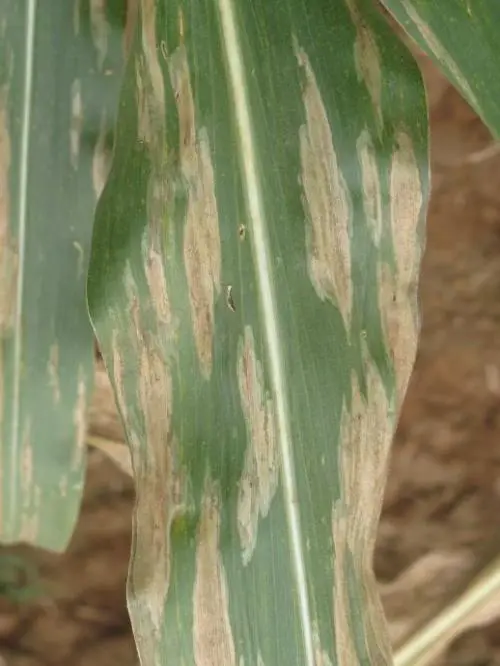
#> input picture Art-Pi_test_data/test_imgs/bigspot1.jpg, 500 x 666 px
$ python save_img.py
#> lines starting #> are read from the running program, lines starting #| are printed output that depends on the picture
'''
@ Summary: 函数img_preprocess对图片进行缩放尺寸为(224, 224)，转为int8类型,
           最后写入到文件当中，用于Art-Pi中的cifar10实验

@ file:    save_img.py
@ version: 1.0.0

@ Author: luxian@rt-thread.com
@ Date:   2021/07/06
'''

import matplotlib.pyplot as plt
import numpy as np
import cv2
import os

def img_preprocess(img_path, dataset_h, img_size):
#> called with img_path = './test_imgs/bigspot1.jpg', dataset_h = './model_input.txt', img_size = (112, 112)
    img = cv2.imread(img_path)
#> img is the input picture: shape (666, 500, 3); mean B, G, R 96.5, 132.8, 131.8
    img = cv2.resize(img, img_size)
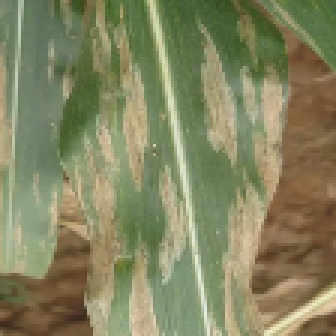
#> img: shape (112, 112, 3) (shown 3 times larger); mean B, G, R 96.4, 132.7, 131.7
    img = cv2.cvtColor(img, cv2.COLOR_BGR2RGB)
    img = img.astype(np.uint8)
    img = np.expand_dims(img, axis=0)
    print(np.shape(img))
#| (1, 112, 112, 3)
    label = os.path.splitext(os.path.basename(img_path))[0] # 图片的标签

    img_context = img.flatten()
    img_context = [str(i) for i in img_context]
#> img_context = 37632 items

    with open(dataset_h, "w+") as f:
        if img_size[1] == 112:
            print("#define %s "%label + "{" + ", ".join(img_context) + "};", file=f)
        else:
            print("const static uint8_t %s[] __attribute__((aligned(128)))"%label.upper()
                  + " = {" + ", ".join(img_context) + "};", file=f)

    return img, label

def main():
    img_path = r'./test_imgs/bigspot1.jpg'

    model_input_txt = r'./model_input.txt'
    lcd_show_txt = r'./lcd_show.txt'

    img_input_size = (112, 112)  # 为模型输入图片尺寸
    img_lcd_size = (320, 240)  # lcd 显示图片的尺寸

    img_input, _ = img_preprocess(img_path, model_input_txt, img_input_size)
    img_lcd, label = img_preprocess(img_path, lcd_show_txt, img_lcd_size)
#> call 2 of img_preprocess, with img_path = './test_imgs/bigspot1.jpg', dataset_h = './lcd_show.txt', img_size = (320, 240)
#> in img_preprocess (call 2), `img = cv2.resize(img, img_size)`:
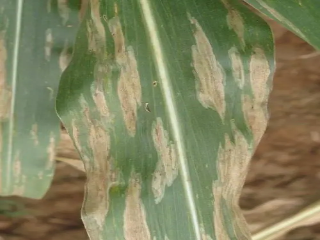
#> img: shape (240, 320, 3); mean B, G, R 96.4, 132.7, 131.7
#| (1, 240, 320, 3)
#> in img_preprocess (call 2), `img_context = [str(i) for i in img_context]`: img_context = 230400 items
#> label = 'bigspot1'

    # 显示图片
    img_lcd = img_lcd.squeeze(axis=0)
    plt.figure("lcd image show")
    plt.imshow(img_lcd)
    plt.title(label)
    plt.show()

if __name__ == '__main__':
    main()

$ run again, with Art-Pi_test_data/test_imgs/health1.jpg copied over Art-Pi_test_data/test_imgs/bigspot1.jpg
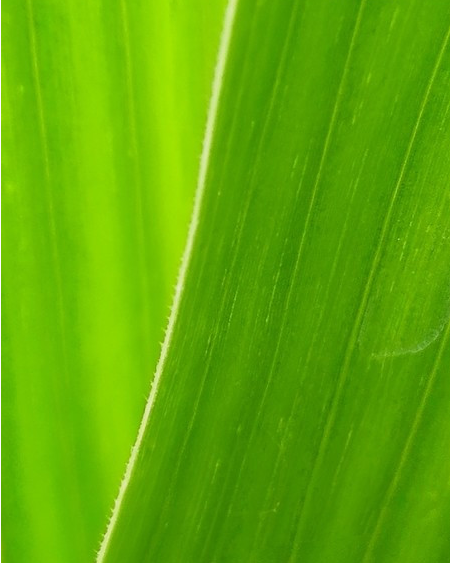
#> input picture Art-Pi_test_data/test_imgs/health1.jpg, 450 x 563 px
#> in img_preprocess, img is the input picture: shape (563, 450, 3); mean B, G, R 4.5, 170.7, 95.7
#> in img_preprocess, `img = cv2.resize(img, img_size)`:
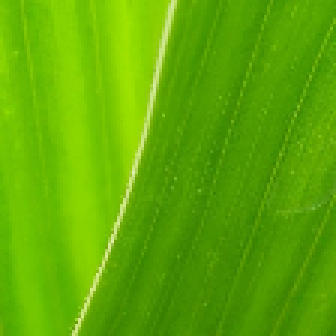
#> img: shape (112, 112, 3) (shown 3 times larger); mean B, G, R 3.9, 170.4, 95.2
#| (1, 112, 112, 3)
#> img_context = 37632 items
#> in img_preprocess (call 2), `img = cv2.resize(img, img_size)`:
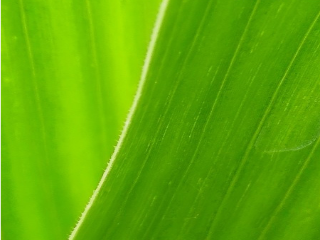
#> img: shape (240, 320, 3); mean B, G, R 4.5, 170.6, 95.6
#| (1, 240, 320, 3)
#> img_context = 230400 items
#> label = 'bigspot1'

$ run again, with Art-Pi_test_data/test_imgs/health2.jpg copied over Art-Pi_test_data/test_imgs/bigspot1.jpg
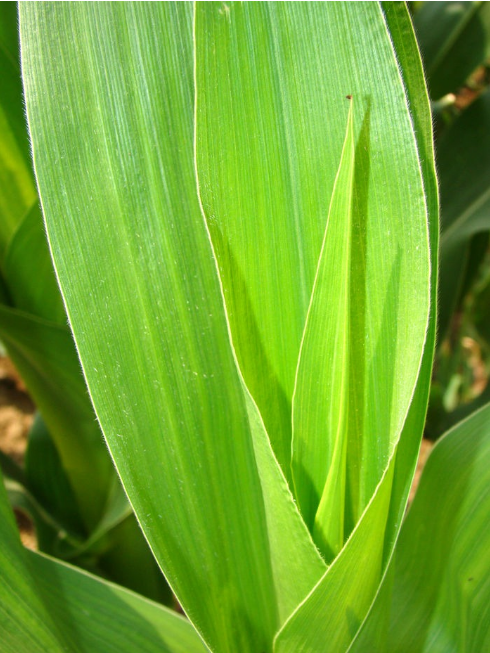
#> input picture Art-Pi_test_data/test_imgs/health2.jpg, 490 x 653 px
#> in img_preprocess, img is the input picture: shape (653, 490, 3); mean B, G, R 44.1, 167.8, 110.8
#> in img_preprocess, `img = cv2.resize(img, img_size)`:
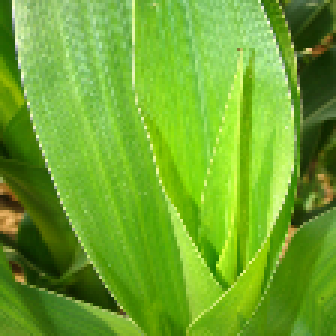
#> img: shape (112, 112, 3) (shown 3 times larger); mean B, G, R 43.8, 167.6, 110.5
#| (1, 112, 112, 3)
#> img_context = 37632 items
#> in img_preprocess (call 2), `img = cv2.resize(img, img_size)`:
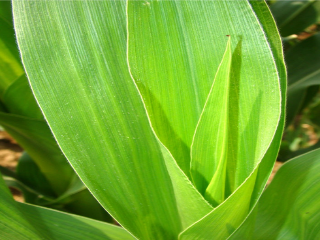
#> img: shape (240, 320, 3); mean B, G, R 43.9, 167.6, 110.6
#| (1, 240, 320, 3)
#> img_context = 230400 items
#> label = 'bigspot1'

$ run again, with Art-Pi_test_data/test_imgs/smallspot0.jpg copied over Art-Pi_test_data/test_imgs/bigspot1.jpg
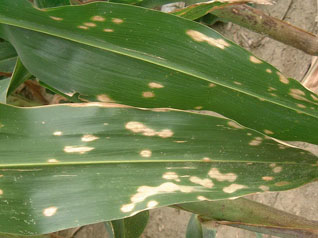
#> input picture Art-Pi_test_data/test_imgs/smallspot0.jpg, 318 x 238 px
#> in img_preprocess, img is the input picture: shape (238, 318, 3); mean B, G, R 78.1, 127.5, 112.7
#> in img_preprocess, `img = cv2.resize(img, img_size)`:
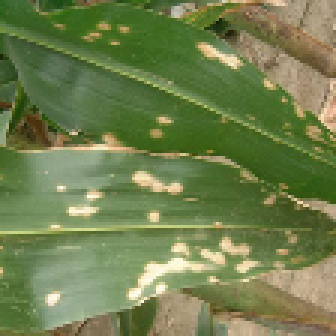
#> img: shape (112, 112, 3) (shown 3 times larger); mean B, G, R 78, 127.4, 112.6
#| (1, 112, 112, 3)
#> img_context = 37632 items
#> in img_preprocess (call 2), `img = cv2.resize(img, img_size)`:
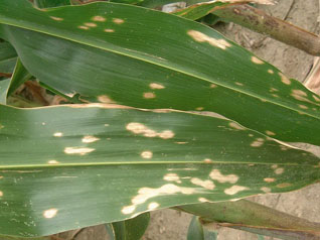
#> img: shape (240, 320, 3); mean B, G, R 78, 127.4, 112.6
#| (1, 240, 320, 3)
#> img_context = 230400 items
#> label = 'bigspot1'
